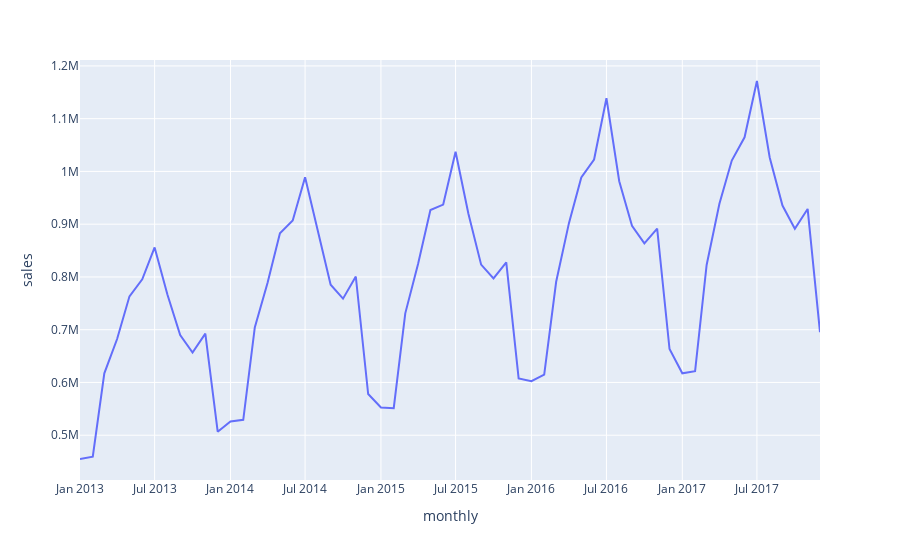

Source (notebook cell):
### Code cell
px.line(monthly_sales, x="monthly",y="sales")
